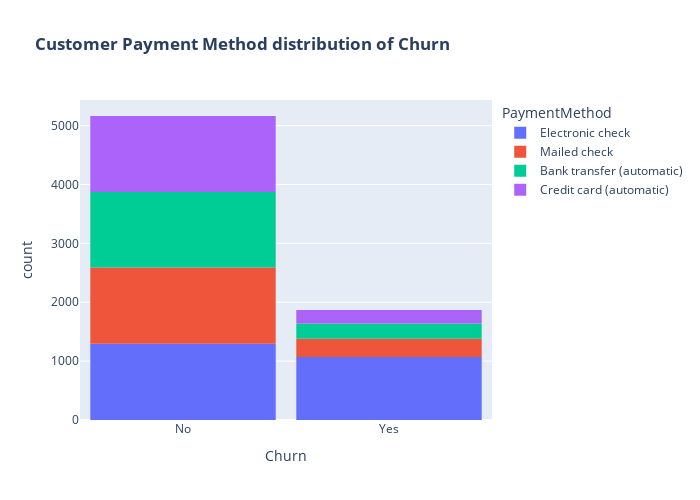

The code cell stored with this chart in its notebook:
### Code cell
fig = px.histogram(df, x="Churn", color="PaymentMethod", title="<b>Customer Payment Method distribution of Churn</b>")
fig.update_layout(width=700, height=500, bargap=0.1)
fig.show()

### Figure 1 — Plotly figure (JSON) as saved in the notebook; plotly's stock layout.template omitted (floating-point values rounded to 4 significant figures; data arrays with more than 128 entries replaced by an {"elided": "..."} marker saying what was removed)
{"data": [{"alignmentgroup": "True", "bingroup": "x", "hovertemplate": "PaymentMethod=Electronic check<br>Churn=%{x}<br>count=%{y}<extra></extra>", "legendgroup": "Electronic check", "marker": {"color": "#636efa", "pattern": {"shape": ""}}, "name": "Electronic check", "offsetgroup": "Electronic check", "orientation": "v", "showlegend": true, "type": "histogram", "x": {"elided": "2365 str values"}, "xaxis": "x", "yaxis": "y"}, {"alignmentgroup": "True", "bingroup": "x", "hovertemplate": "PaymentMethod=Mailed check<br>Churn=%{x}<br>count=%{y}<extra></extra>", "legendgroup": "Mailed check", "marker": {"color": "#EF553B", "pattern": {"shape": ""}}, "name": "Mailed check", "offsetgroup": "Mailed check", "orientation": "v", "showlegend": true, "type": "histogram", "x": {"elided": "1604 str values"}, "xaxis": "x", "yaxis": "y"}, {"alignmentgroup": "True", "bingroup": "x", "hovertemplate": "PaymentMethod=Bank transfer (automatic)<br>Churn=%{x}<br>count=%{y}<extra></extra>", "legendgroup": "Bank transfer (automatic)", "marker": {"color": "#00cc96", "pattern": {"shape": ""}}, "name": "Bank transfer (automatic)", "offsetgroup": "Bank transfer (automatic)", "orientation": "v", "showlegend": true, "type": "histogram", "x": {"elided": "1542 str values"}, "xaxis": "x", "yaxis": "y"}, {"alignmentgroup": "True", "bingroup": "x", "hovertemplate": "PaymentMethod=Credit card (automatic)<br>Churn=%{x}<br>count=%{y}<extra></extra>", "legendgroup": "Credit card (automatic)", "marker": {"color": "#ab63fa", "pattern": {"shape": ""}}, "name": "Credit card (automatic)", "offsetgroup": "Credit card (automatic)", "orientation": "v", "showlegend": true, "type": "histogram", "x": {"elided": "1521 str values"}, "xaxis": "x", "yaxis": "y"}], "layout": {"bargap": 0.1, "barmode": "relative", "height": 500, "legend": {"title": {"text": "PaymentMethod"}, "tracegroupgap": 0}, "title": {"text": "<b>Customer Payment Method distribution of Churn</b>"}, "width": 700, "xaxis": {"anchor": "y", "autorange": true, "domain": [0, 1], "range": [-0.5, 1.5], "title": {"text": "Churn"}, "type": "category"}, "yaxis": {"anchor": "x", "autorange": true, "domain": [0, 1], "range": [0, 5435.0], "title": {"text": "count"}}}}
